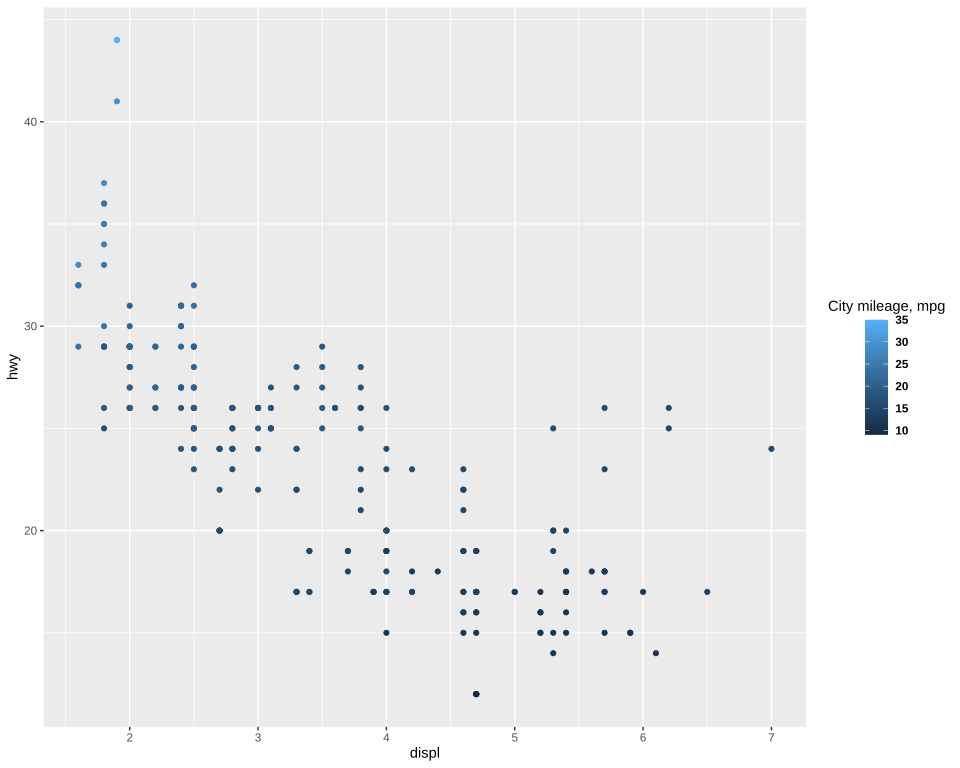

Write R code to recreate this figure.
# The plot test/golden/theme_text_colorbar.svg draws, drawn by ggplot2 itself, as ggplot2's own
# visual tests draw their snapshots: the independent check on that golden whenever it changes. The
# suite never runs this; it needs R, ggplot2 and vdiffr, saved as the Docker image
# giggly-r:ggplot2-4.0.3, and for the gradient svglite and the Liberation fonts, saved as
# giggly-r:ggplot2-4.0.3-svglite. From the repository's root:
#
#   docker run --rm -v "$PWD/test/golden":/golden:ro giggly-r:ggplot2-4.0.3-svglite \
#     Rscript /golden/theme_text_colorbar.R > theme_text_colorbar.ggplot2.svg
#   docker run --rm -e SVGLITE=1 -v "$PWD/test/golden":/golden:ro \
#     giggly-r:ggplot2-4.0.3-svglite Rscript /golden/theme_text_colorbar.R > \
#     theme_text_colorbar.svglite.svg
#
# and compare the first drawing element by element and the gradient's stops against the second,
# as test/golden/point_colourbar.R describes.
#
# mpg's highway mileage against engine size coloured by city mileage, the colour bar's labels bold
# and right-aligned, its title centred and wider than the bar and its labels.
#
# First checked with ggplot2 4.0.3, vdiffr 1.0.9 and svglite 2.2.2: every element and clip path
# matches vdiffr's but the bar's fill, every stop matches svglite's, the gradient runs up the
# bar's middle from its bottom edge to its top in each drawing, and the one departure is
# test/golden/point.R's, the x axis drawn before the y.

library(ggplot2)

plot <- ggplot(mpg, aes(displ, hwy, colour = cty)) +
  geom_point() +
  labs(colour = "City mileage, mpg") +
  guides(colour = guide_colourbar(display = "gradient")) +
  theme_gray() +
  theme(
    legend.text = element_text(face = "bold", hjust = 1),
    legend.title = element_text(hjust = 0.5)
  )

file <- tempfile(fileext = ".svg")
if (nzchar(Sys.getenv("SVGLITE"))) {
  svglite::svglite(file, width = 10, height = 8, system_fonts = list(sans = "Liberation Sans"))
  print(plot)
  invisible(dev.off())
} else {
  vdiffr::write_svg(plot, file)
}
cat(readLines(file), sep = "\n")
